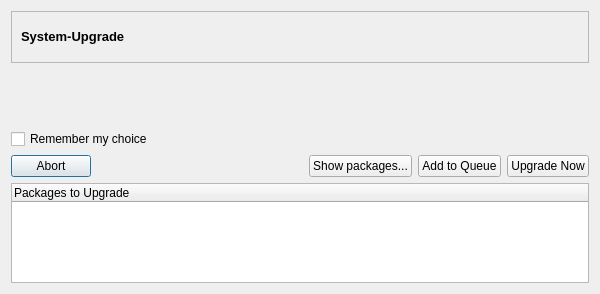
<ui version="4.0" >
 <class>upgradeDialog</class>
 <widget class="QDialog" name="upgradeDialog" >
  <property name="geometry" >
   <rect>
    <x>0</x>
    <y>0</y>
    <width>600</width>
    <height>294</height>
   </rect>
  </property>
  <property name="windowTitle" >
   <string>System Upgrade</string>
  </property>
  <property name="windowIcon" >
   <iconset resource="qtpacman.qrc" >:/Icons/icons/shaman/shaman-updates-available-32.png</iconset>
  </property>
  <layout class="QGridLayout" >
   <item row="1" column="1" >
    <layout class="QVBoxLayout" >
     <item>
      <layout class="QVBoxLayout" >
       <item>
        <widget class="QLabel" name="upgradeMessage" >
         <property name="text" >
          <string/>
         </property>
         <property name="scaledContents" >
          <bool>true</bool>
         </property>
         <property name="indent" >
          <number>0</number>
         </property>
        </widget>
       </item>
       <item>
        <spacer>
         <property name="orientation" >
          <enum>Qt::Vertical</enum>
         </property>
         <property name="sizeType" >
          <enum>QSizePolicy::Fixed</enum>
         </property>
         <property name="sizeHint" >
          <size>
           <width>20</width>
           <height>40</height>
          </size>
         </property>
        </spacer>
       </item>
      </layout>
     </item>
     <item>
      <widget class="QCheckBox" name="checkBox" >
       <property name="text" >
        <string>Remember my choice</string>
       </property>
      </widget>
     </item>
    </layout>
   </item>
   <item row="2" column="1" >
    <layout class="QHBoxLayout" >
     <item>
      <widget class="QPushButton" name="abortButton" >
       <property name="text" >
        <string>Abort</string>
       </property>
       <property name="icon" >
        <iconset resource="qtpacman.qrc" >:/Icons/icons/dialog-cancel.png</iconset>
       </property>
      </widget>
     </item>
     <item>
      <spacer>
       <property name="orientation" >
        <enum>Qt::Horizontal</enum>
       </property>
       <property name="sizeHint" >
        <size>
         <width>40</width>
         <height>20</height>
        </size>
       </property>
      </spacer>
     </item>
     <item>
      <widget class="QPushButton" name="showPackages" >
       <property name="text" >
        <string>Show packages...</string>
       </property>
       <property name="checkable" >
        <bool>true</bool>
       </property>
      </widget>
     </item>
     <item>
      <widget class="QPushButton" name="addToQueue" >
       <property name="text" >
        <string>Add to Queue</string>
       </property>
       <property name="icon" >
        <iconset resource="qtpacman.qrc" >:/Icons/icons/list-add.png</iconset>
       </property>
      </widget>
     </item>
     <item>
      <widget class="QPushButton" name="goUpgrading" >
       <property name="text" >
        <string>Upgrade Now</string>
       </property>
       <property name="icon" >
        <iconset resource="qtpacman.qrc" >:/Icons/icons/dialog-ok-apply.png</iconset>
       </property>
      </widget>
     </item>
    </layout>
   </item>
   <item row="0" column="1" >
    <widget class="QFrame" name="frame" >
     <property name="frameShape" >
      <enum>QFrame::StyledPanel</enum>
     </property>
     <property name="frameShadow" >
      <enum>QFrame::Sunken</enum>
     </property>
     <layout class="QGridLayout" >
      <item row="0" column="0" >
       <widget class="QLabel" name="label" >
        <property name="text" >
         <string>&lt;html>&lt;head>&lt;meta name="qrichtext" content="1" />&lt;style type="text/css">
p, li { white-space: pre-wrap; }
&lt;/style>&lt;/head>&lt;body style=" font-family:'Sans Serif'; font-size:10pt; font-weight:400; font-style:normal;">
&lt;p style=" margin-top:0px; margin-bottom:0px; margin-left:0px; margin-right:0px; -qt-block-indent:0; text-indent:0px;">&lt;span style=" font-weight:600;">System-Upgrade&lt;/span>&lt;/p>&lt;/body>&lt;/html></string>
        </property>
       </widget>
      </item>
      <item row="0" column="1" >
       <widget class="QLabel" name="label_2" >
        <property name="sizePolicy" >
         <sizepolicy vsizetype="Maximum" hsizetype="Maximum" >
          <horstretch>0</horstretch>
          <verstretch>0</verstretch>
         </sizepolicy>
        </property>
        <property name="minimumSize" >
         <size>
          <width>32</width>
          <height>32</height>
         </size>
        </property>
        <property name="text" >
         <string/>
        </property>
        <property name="pixmap" >
         <pixmap resource="qtpacman.qrc" >:/Icons/icons/edit-redo.png</pixmap>
        </property>
        <property name="scaledContents" >
         <bool>true</bool>
        </property>
       </widget>
      </item>
     </layout>
    </widget>
   </item>
   <item row="3" column="1" >
    <widget class="QTreeWidget" name="treeWidget" >
     <column>
      <property name="text" >
       <string>Packages to Upgrade</string>
      </property>
     </column>
    </widget>
   </item>
  </layout>
 </widget>
 <resources>
  <include location="qtpacman.qrc" />
 </resources>
 <connections>
  <connection>
   <sender>showPackages</sender>
   <signal>toggled(bool)</signal>
   <receiver>treeWidget</receiver>
   <slot>setShown(bool)</slot>
   <hints>
    <hint type="sourcelabel" >
     <x>206</x>
     <y>139</y>
    </hint>
    <hint type="destinationlabel" >
     <x>307</x>
     <y>224</y>
    </hint>
   </hints>
  </connection>
 </connections>
</ui>
